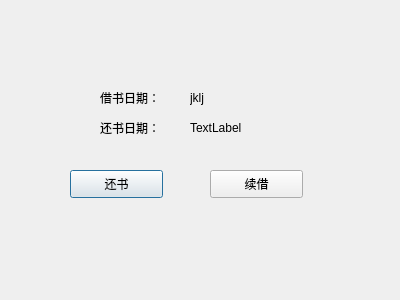
<?xml version="1.0" encoding="UTF-8"?>
<ui version="4.0">
 <class>returnWindow</class>
 <widget class="QDialog" name="returnWindow">
  <property name="geometry">
   <rect>
    <x>0</x>
    <y>0</y>
    <width>400</width>
    <height>300</height>
   </rect>
  </property>
  <property name="windowTitle">
   <string>Dialog</string>
  </property>
  <widget class="QLabel" name="label">
   <property name="geometry">
    <rect>
     <x>100</x>
     <y>90</y>
     <width>72</width>
     <height>15</height>
    </rect>
   </property>
   <property name="text">
    <string>借书日期：</string>
   </property>
  </widget>
  <widget class="QLabel" name="label_2">
   <property name="geometry">
    <rect>
     <x>100</x>
     <y>120</y>
     <width>72</width>
     <height>15</height>
    </rect>
   </property>
   <property name="text">
    <string>还书日期：</string>
   </property>
  </widget>
  <widget class="QLabel" name="label_3">
   <property name="geometry">
    <rect>
     <x>190</x>
     <y>90</y>
     <width>72</width>
     <height>15</height>
    </rect>
   </property>
   <property name="text">
    <string>jklj</string>
   </property>
  </widget>
  <widget class="QLabel" name="label_4">
   <property name="geometry">
    <rect>
     <x>190</x>
     <y>120</y>
     <width>72</width>
     <height>15</height>
    </rect>
   </property>
   <property name="text">
    <string>TextLabel</string>
   </property>
  </widget>
  <widget class="QPushButton" name="pushButton">
   <property name="geometry">
    <rect>
     <x>70</x>
     <y>170</y>
     <width>93</width>
     <height>28</height>
    </rect>
   </property>
   <property name="text">
    <string>还书</string>
   </property>
  </widget>
  <widget class="QPushButton" name="pushButton_2">
   <property name="geometry">
    <rect>
     <x>210</x>
     <y>170</y>
     <width>93</width>
     <height>28</height>
    </rect>
   </property>
   <property name="text">
    <string>续借</string>
   </property>
  </widget>
 </widget>
 <resources/>
 <connections/>
</ui>
